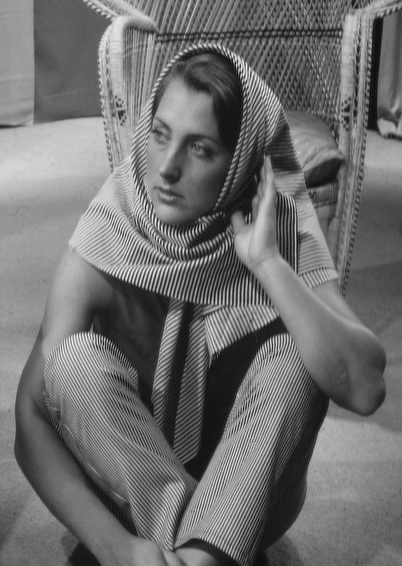
#> input picture Image-Process/image_data/DIP3E_Original_Images_CH04/Fig0417(a)(barbara).tif, 402 x 566 px
$ jupyter execute '频率域滤波.ipynb'   (shell and % lines are left out)
#> lines starting #> are read from the running program, lines starting #| are printed output that depends on the picture; after the words box and inside, x2 and y2 are one past the last pixel; in counts of white or black regions, pixels touching at a corner belong together
[cell 1]
import cv2
import numpy as np
from PIL import Image
import matplotlib.pyplot as plt
import os
import seaborn as sns
sns.set_style("white")

[cell 2]
image_base_path = "../image_data/DIP3E_Original_Images_CH04/"

## 图像重取样

[cell 3]
image = Image.open(os.path.join(image_base_path,"Fig0417(a)(barbara).tif"))
#> image is the input picture: PIL image 402x566 L; min 4, max 247, mean 111.5
#| 原图像Shape:(566, 402)
image = np.asarray(image)
image = image.astype("uint8")
plt.imshow(image,cmap="gray")

### 混淆

[cell 4]
tmp_image = list()

def resize_half(image):
    """图像缩放为以前的二分之一
    """
    tmp_image = list()

    for i_row in range(image.shape[0]):
        tmp_row = list()
        if i_row % 2 == 0:
            continue
        for j_col in range(image.shape[1]):
            if j_col % 2 == 0:
                continue
            tmp_row.append(image[i_row][j_col])
        tmp_image.append(tmp_row)
#> after the loop, tmp_image = 283 items

    tmp_image = np.asarray(tmp_image)
    return tmp_image

[cell 5]
print("原图像Shape:{}".format(image.shape))
image2 = resize_half(image)
print("压缩后的Shape：{}".format(image2.shape))
#| 压缩后的Shape：(283, 201)

[cell 6]
image3 = cv2.boxFilter(image,-1,(3,3),normalize = True)
image3 = resize_half(image3)
#> in resize_half (call 2), `tmp_image = np.asarray(tmp_image)`:
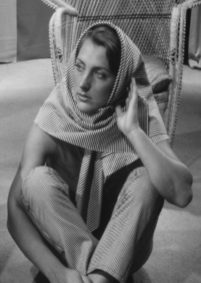
#> tmp_image: shape (283, 201); min 15, max 225, mean 111.4

_,(ax1,ax2,ax3) = plt.subplots(1,3,figsize = (20,10))
ax1.imshow(image,cmap = "gray")
ax1.set_title("Source Image")
ax2.imshow(image2,cmap = "gray")
ax2.set_title("Resize Half Image")
ax3.imshow(image3,cmap = "gray")
ax3.set_title("Smooth Resize Image")

plt.show()
# plt.imshow(tmp_image,cmap = "gray")

### 锯齿

[cell 7]
image = Image.open(os.path.join(image_base_path,"Fig0418(a)(ray_traced_bottle_original).tif"))
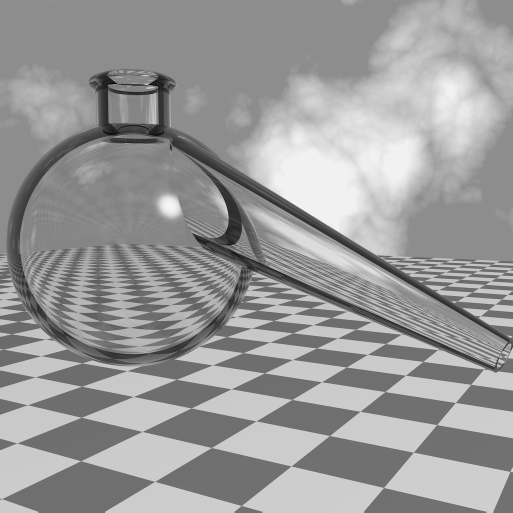
#> input picture Image-Process/image_data/DIP3E_Original_Images_CH04/Fig0418(a)(ray_traced_bottle_original).tif, 1025 x 1025 px (shown at 1/2 size)
#> image is the input picture: PIL image 1025x1025 L; min 0, max 248, mean 153.7
image = np.asarray(image)
image = image.astype(np.uint8)
kernel = np.array([[0, 1, 0],
                   [1, -4, 1],
                   [0, 1, 0]])
image1 = cv2.filter2D(image, -1, kernel)
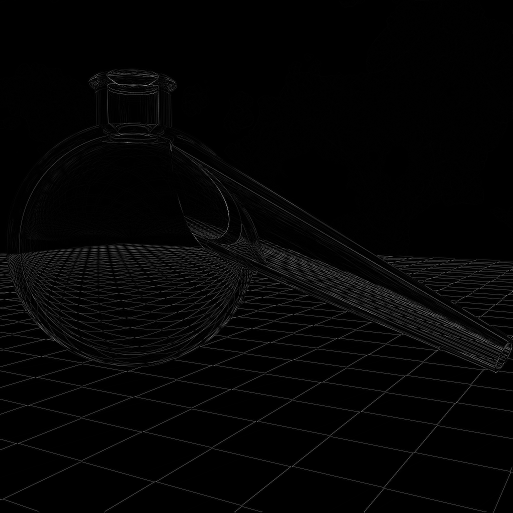
#> image1: shape (1025, 1025) (shown at 1/2 size); min 0, max 255, mean 4.5
_, (ax1, ax2) = plt.subplots(1, 2, figsize=(20, 10))
ax1.imshow(image, cmap="gray")
ax1.set_title("Source Image")
ax2.imshow(image1, cmap="gray")
ax2.set_title("Edge Detection")

# 傅里叶谱的性质

[cell 8]
sns.set_style("white")
image = Image.open(os.path.join(image_base_path,"Fig0424(a)(rectangle).tif"))
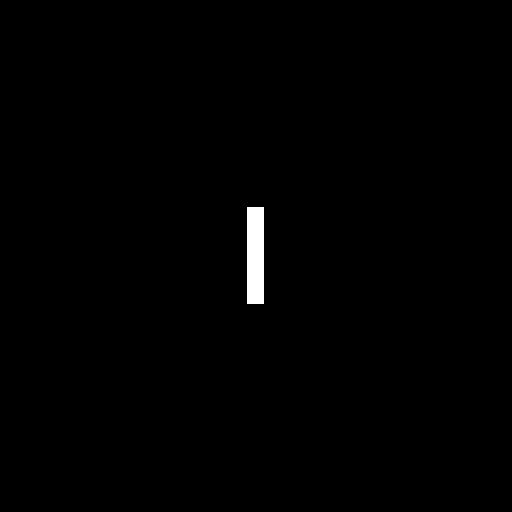
#> input picture Image-Process/image_data/DIP3E_Original_Images_CH04/Fig0424(a)(rectangle).tif, 1024 x 1024 px (shown at 1/2 size)
#> image is the input picture: PIL image 1024x1024 L; 0.63% white; 1 white region, box (x1, y1, x2, y2) and area: (494, 414, 528, 608) 6596
image = np.asarray(image)
plt.imshow(image)

## 原图像谱

[cell 9]
sns.set_style("white")
_,axe = plt.subplots(1,4,figsize = (15,8))

"""原图像"""
axe[0].imshow(image,cmap = "gray")

"""傅里叶谱"""
fft_image = np.fft.fft2(image)
axe[1].imshow(1 + np.log(np.abs(1 + fft_image)))

"""中心化后的傅里叶谱"""
tmp_image = np.zeros_like(image)
for i in range(image.shape[0]):
    for j in range(image.shape[1]):
        tmp_image[i][j] = image[i][j] * np.power(-1,i + j)
#> tmp_image: shape (1024, 1024)

tmp_fft_image = np.fft.fft2(tmp_image)
axe[2].imshow(np.abs(tmp_fft_image))

"""添加log"""
axe[3].imshow((1 + np.log(np.abs(tmp_fft_image)+ 1e-10)))

## 平移和旋转后的谱（TODO）

[cell 10]
translation_image = Image.open(os.path.join(image_base_path,"Fig0425(a)(translated_rectangle).tif"))
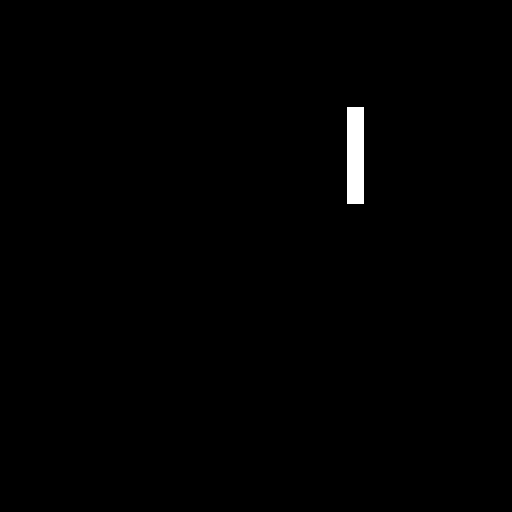
#> input picture Image-Process/image_data/DIP3E_Original_Images_CH04/Fig0425(a)(translated_rectangle).tif, 512 x 512 px
#> translation_image is the input picture: PIL image 512x512 L; 0.63% white; 1 white region, box (x1, y1, x2, y2) and area: (347, 107, 364, 204) 1649

image_shape = image.shape
#> image_shape = (1024, 1024)
image_shape = tuple(image_shape)

rotate_matrix = cv2.getRotationMatrix2D(image_shape,-45,1)
rotate_image = cv2.warpAffine(image,rotate_matrix,image_shape)
plt.imshow(rotate_image)

# 频率域滤波

[cell 11]
image = Image.open(os.path.join(image_base_path,"Fig0429(a)(blown_ic).tif"))
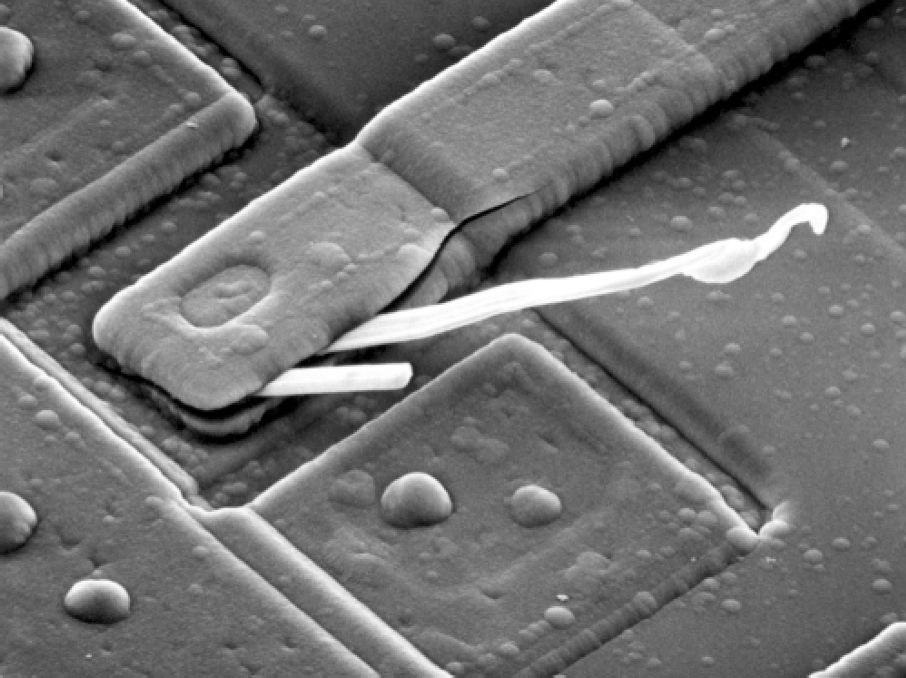
#> input picture Image-Process/image_data/DIP3E_Original_Images_CH04/Fig0429(a)(blown_ic).tif, 906 x 678 px
#> image is the input picture: PIL image 906x678 L; min 0, max 255, mean 112.6
image = np.asarray(image)
plt.imshow(image,cmap = "gray")

## 直流分量置0

[cell 12]
sns.set_style("white")
_,axe = plt.subplots(1,4,figsize = (20,15))

axe[0].imshow(image,cmap = "gray")
axe[0].set_title("source Image")

"""频谱图"""
w,h = image.shape
#> w = 678; h = 906

fft_image = np.fft.fft2(image)
fft_image = np.fft.fftshift(fft_image)

axe[1].imshow(np.log(1 + np.abs(fft_image)))
axe[1].set_title("Freq Image")
# axe[1].colorbar()

"""去除直流分量"""
mask = np.ones_like(fft_image,dtype=int)

scope = 10
mask[(w//2 - scope):(w//2 + scope),(h//2 -scope):(h//2 + scope)] = 0
fft_image = fft_image * mask
axe[2].imshow(np.log(1 + np.abs(fft_image)),)
axe[2].set_title("Freq Image of Remove Center")
# axe[2].colorbar()

"""还原结果图"""
r_image = np.fft.ifft2(np.fft.ifftshift(fft_image))
axe[3].imshow(r_image.real,cmap="gray")
axe[3].set_title("Result Image")
# axe[3].colorbar()
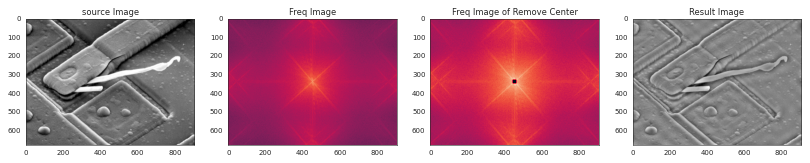
#> figure drawn by matplotlib, 4 panels

## 高斯滤波器

[cell 13]
def get_two_dim_gaussian_kernel(shape:(int,int),sigma:float) -> np.ndarray:
    """返回二维的高斯核
    """
    x = cv2.getGaussianKernel(shape[0],sigma)
    y = cv2.getGaussianKernel(shape[1],sigma)
    return np.multiply(x,np.transpose(y))

[cell 14]
from mpl_toolkits import mplot3d

ax = plt.axes(projection='3d')
gaussian_kernel = get_two_dim_gaussian_kernel(image.shape,100)
x, y = np.meshgrid(np.arange(gaussian_kernel.shape[1]), np.arange(gaussian_kernel.shape[0]))
ax.plot_surface(x, y, gaussian_kernel, cmap='viridis', edgecolor='k', linewidth=0.5)
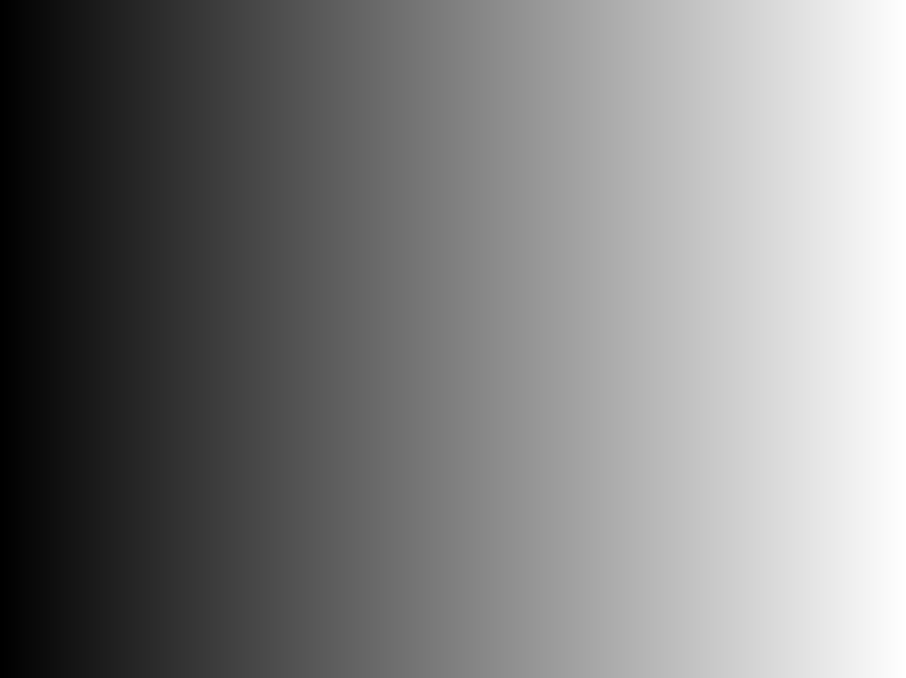
#> x: shape (678, 906) int64; min 0, max 905, mean 452.5; drawn with min black and max white

[cell 15]
w,h = image.shape
fft_image = np.fft.fft2(image)
fft_image = np.fft.fftshift(fft_image)

kernel1 = get_two_dim_gaussian_kernel(fft_image.shape, 10)
fig = plt.figure()
ax = fig.add_subplot(111, projection='3d')
x, y = np.meshgrid(np.arange(kernel1.shape[1]), np.arange(kernel1.shape[0]))
ax.plot_surface(x, y, kernel1, cmap='viridis', edgecolor='k', linewidth=0.5)
plt.show()
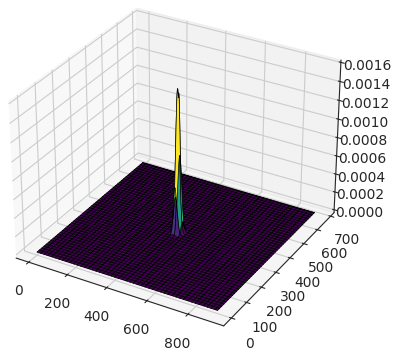
#> figure drawn by matplotlib, 1 panel

fft_image1 = fft_image *  ( kernel1)
fft_image1 = np.fft.ifftshift(fft_image1)
r_image1 = np.fft.ifft2(fft_image1)
plt.imshow(r_image1.real)
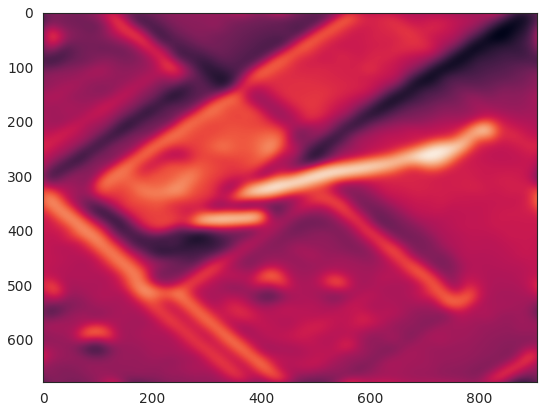
#> figure drawn by matplotlib, 1 panel
